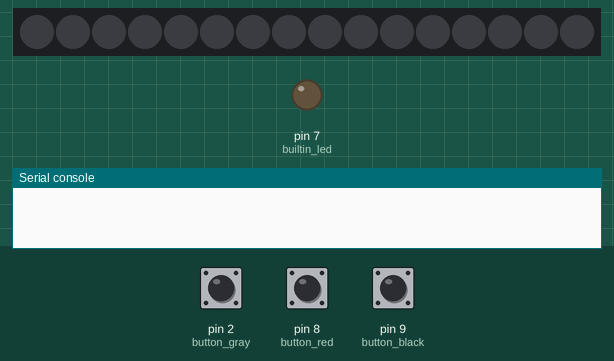
The program below on a simulated MicroPython board. Shown: 16 RGB LEDs in strip order, left to right, output pins drawn as LEDs (lit = HIGH), the last lines printed to the serial console. The inputs (shaded band) are chosen by the test bench; at power-on: pin 2 (button_gray) LOW, pin 8 (button_red) LOW, pin 9 (button_black) LOW. Dim RGB values are drawn brighter than linear.

Above: at 1.2 s.
1.3 s: pin 2 (button_gray) pulled HIGH for 0.15 s
2.9 s: pin 8 (button_red) pulled HIGH for 0.15 s
At 4.2 s:
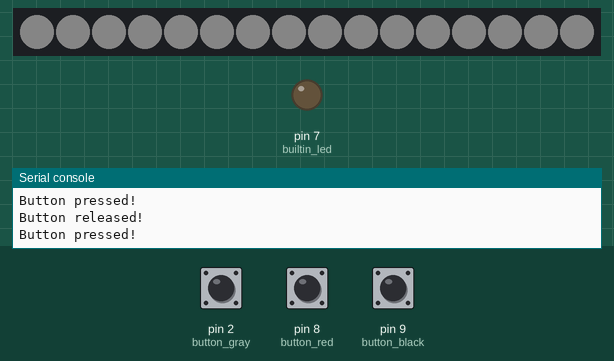
4.5 s: pin 9 (button_black) pulled HIGH for 0.15 s
6.1 s: pin 2 (button_gray) pulled HIGH for 1 s
At 7.9 s:
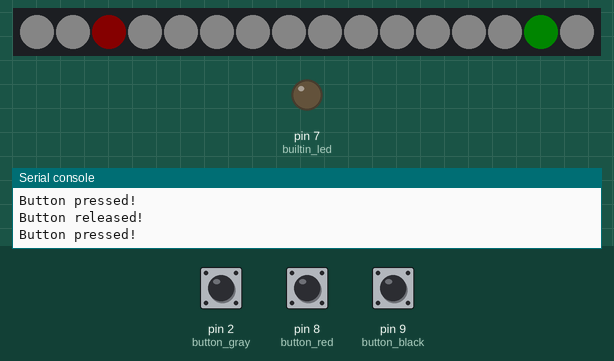
8.6 s: pin 9 (button_black) pulled HIGH for 1 s
11.1 s: pin 9 (button_black) pulled HIGH for 3.2 s
Timing chart, 0 to 14.1 s (numbered marks = the images above; inputs shaded):
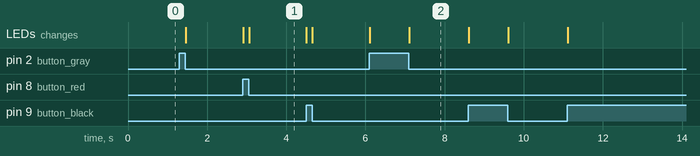

The program:

button_test.py
```python
import utime, machine, time
from machine import Pin
from neopixel import NeoPixel

gray_button = 2
red_button = 8
black_button = 9

button_presses = 0 # the count of times the button has been pressed.  A is +1, B is -1
last_time = 0 # the last time we pressed the button

builtin_led = machine.Pin(7, machine.Pin.OUT)
button_gray = machine.Pin(gray_button, machine.Pin.IN, machine.Pin.PULL_DOWN)
button_red = machine.Pin(red_button, machine.Pin.IN, machine.Pin.PULL_DOWN)
button_black = machine.Pin(black_button, machine.Pin.IN, machine.Pin.PULL_DOWN)

# Which GPIO pin is used to control the LEDs?
LED_DATA_PIN_NUMBER = 10
# How many LEDs does the board have in total?
LED_TOTAL_COUNT = 16
# Set up the Neopixel library, which is an easy way to control the LEDs.
led_pin = Pin(LED_DATA_PIN_NUMBER, Pin.OUT)
neopixel = NeoPixel(led_pin, LED_TOTAL_COUNT)

# this is the interrupt callback handler
# get in and out quickly
def button_callback(pin):
    global button_presses, last_time
    new_time = utime.ticks_ms()
    # if it has been more that 1/5 of a second since the last event, we have a new event
    if (new_time - last_time) > 200:
        # print(pin)
        if '14' in str(pin):
            button_presses +=1
        else:
            button_presses -= 1
        last_time = new_time

# now we register the handler functions when either of the buttons is pressed
button_gray.irq(trigger=machine.Pin.IRQ_FALLING, handler = button_callback)
button_red.irq(trigger=machine.Pin.IRQ_FALLING, handler = button_callback)
button_black.irq(trigger=machine.Pin.IRQ_FALLING, handler = button_callback)

while True:
    # only print on change in the button_presses value
    button_gray_first = button_gray.value()
    button_red_first = button_red.value()
    button_black_first = button_black.value()
    time.sleep(0.01)
    button_gray_second = button_gray.value()
    button_red_second = button_red.value()
    button_black_second = button_black.value()
    if button_gray_first and not button_gray_second:
        print('Button pressed!')
        neopixel[-2] = (0, 8, 0)
        neopixel.write()
    elif not button_gray_first and button_gray_second:
        print('Button released!')
        neopixel[-2] = (0, 0, 0)
        neopixel.write()
    elif button_red_first and not button_red_second:
        print('Button pressed!')
        for j in range(16):
            neopixel[j] = (8, 8, 8)
        neopixel.write()
    elif not button_red_first and button_red_second:
        print('Button released!')
        for j in range(16):
            neopixel[j] = (0, 0, 0)
        neopixel.write()
    elif button_black_first and not button_black_second:
        print('Button pressed!')
        neopixel[2] = (8, 0, 0)
        neopixel.write()
    elif not button_black_first and button_black_second:
        print('Button released!')
        neopixel[2] = (0, 0, 0)
        neopixel.write()
```

Measured:
- after the input at 2.9 s, the LEDs: first change at once (image 1 shows a later state)
- after the input at 6.1 s, the LEDs: first change at once (image 2 shows a later state)
